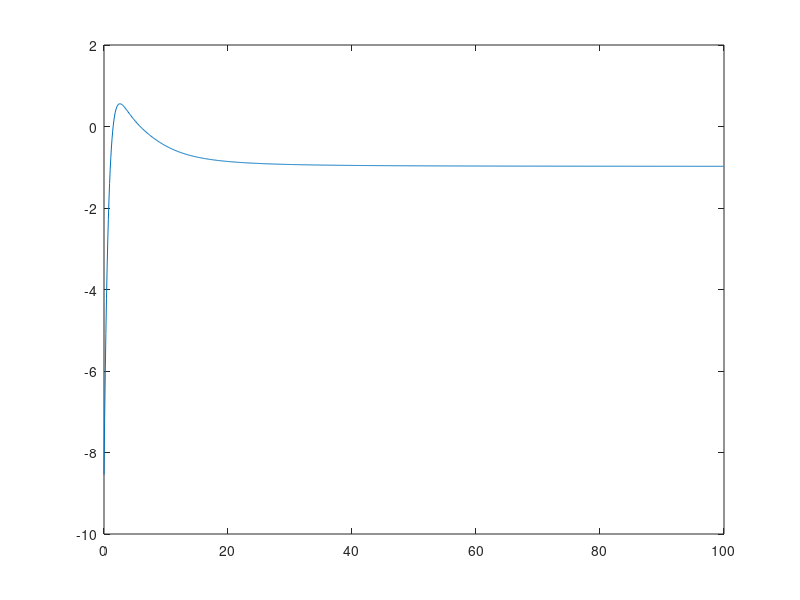

Recreate this plot in MATLAB.
%% numerical results
vx = zeros(1000,1);
vy = zeros(1000,1);
nx = zeros(1000,1);
ny = zeros(1000,1);
pi = 3.14159265358979;
dt = 0.1;
% dt = 0.05;
% dt = 0.15;

% alpha = 1/6 pi
alpha = 1/6;
vx(1) = 90 * cospi(alpha);
vy(1) = 90 * sinpi(alpha);
g = 9.8;
for i = 2:1:1000
     vx(i) = vx(i-1) * (1-dt);
     vy(i) = vy(i-1) * (1-dt) - g * dt;
     nx(i) = nx(i-1) + vx(i-1) * dt;
     ny(i) = ny(i-1) + vy(i-1) * dt;
end

%% Analytical results

ax = zeros(1000,1);
ay = zeros(1000,1);
for i = 1:1:1000
     ax(i) = vx(1) * (1-exp(-dt * i));
     ay(i) = (vy(1) + g) * (1-exp(-dt * i)) - g * dt * i;
end

%% plotting

t = 0:dt:dt * 999;
% scatter(dt * i, sqrt(nx(i)^2 + ny(i)^2) - sqrt(ax(i)^2 + ay(i)^2),1, 'blue', 'filled');
xlabel("Time (s)");
ylabel("Numerical Error (m)");
title("Error Caused by Numerical Method");
plot(t, sqrt(nx.^2 + ny.^2) - sqrt(ax.^2 + ay.^2));
hold on